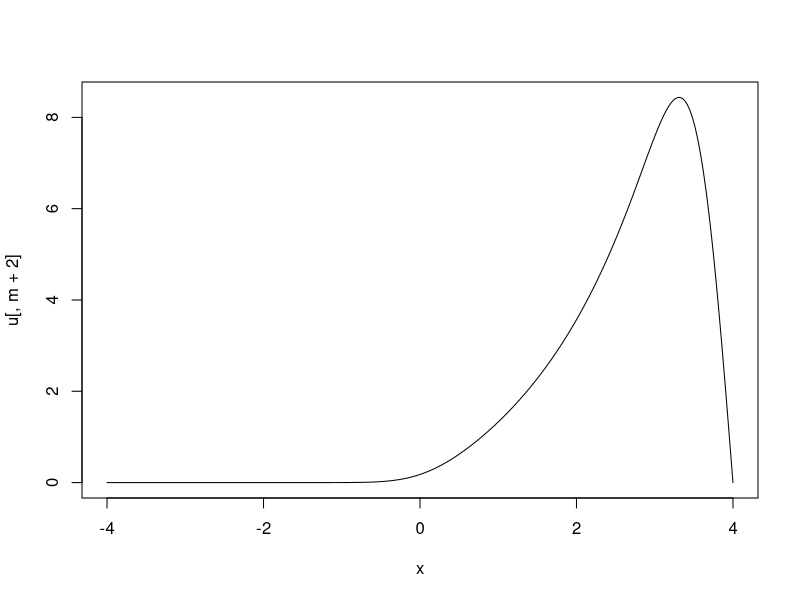
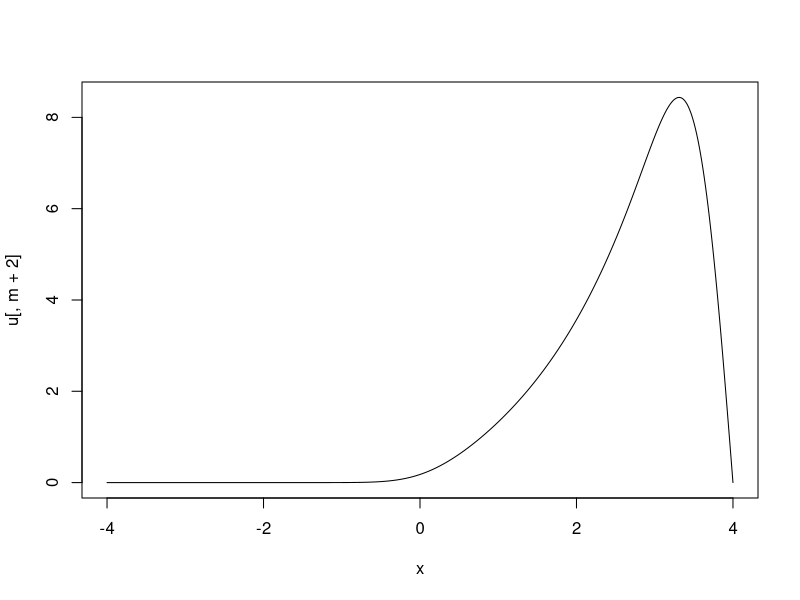
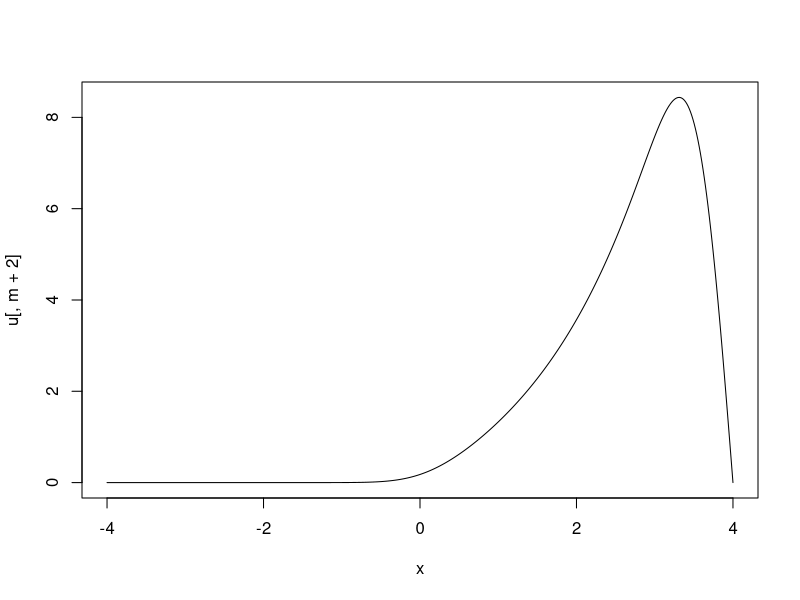
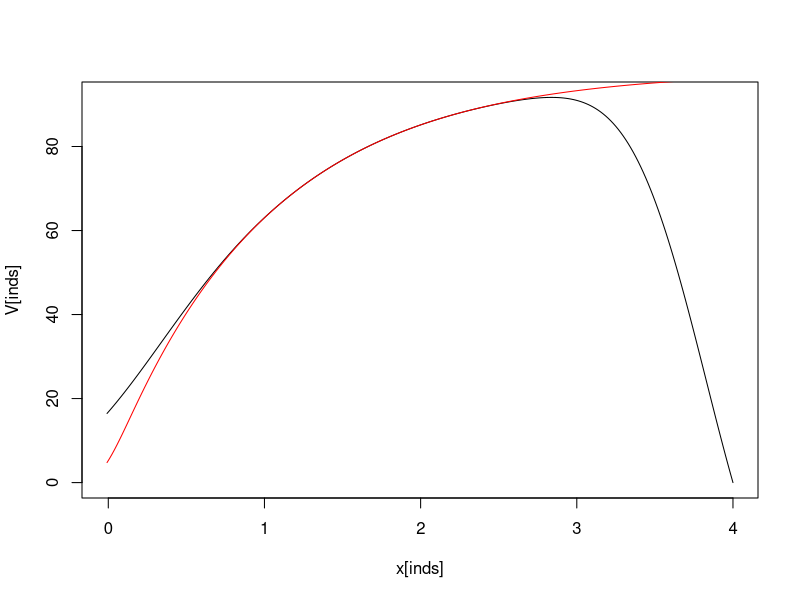

Recreate these plots in R, in order.
S = 100
n = 500 # number of x values at which u is compute 
xmin = -4
xmax = 4
x = seq(from=xmin, to=xmax, by=(xmax-xmin)/(n+1)) # grid of x
inds = seq(from=n+2, to = 1, by=-1) 
K = S/exp(-x[inds])
T = 1 #Time to maturity, assume t=0 so T-t=T
m = 1000 # number of time discretisations
r = 0.05; 
d = 0.02;
rd = r-d;
sigma = 0.4
s2 = sigma^2
tau = 0.5*T*s2
t =  seq(from = 0, to=tau, by=tau/(m+1)) # time grid
a = -0.5*(-1+(2*rd/s2) )
b = -0.25*((-1+(2*rd/s2) )^2) -(2*r/s2)
dt = t[2]-t[1] #delta t
dx = x[2]-x[1] #delta x
lambda = dt/(dx*dx)
lambda
u = matrix(nrow=n+2,ncol=m+2)
u[,1] = exp(0.5*(-1+(2*rd/s2))*x)*pmax(exp(x)-1,0)
u[1,1:m+2] = 0
u[n+2,1:m+2] = 0

###################
# EXPLICIT SCHEME #
###################

A = (1-2*lambda)*diag(n)
for (i in 2:n-1){
    A[i,i-1]=lambda;
    A[i,i+1]=lambda;
}
A[1,2] = lambda
A[n,n-1] = lambda
for (j  in 1:(m+1)){
	u[2:(n+1),j+1]=A %*% u[2:(n+1),j];
}

plot(x,u[,m+2],type="l")


###################
# IMPLICIT SCHEME #
###################

A = (1+2*lambda)*diag(n)
for (i in 2:n-1){
    A[i,i-1]=-lambda;
    A[i,i+1]=-lambda;
}
A[1,2] = -lambda
A[n,n-1] = -lambda
Ainv = solve(A)
for (j  in 1:(m+1)){
	u[2:(n+1),j+1]=Ainv %*% u[2:(n+1),j];
}
plot(x,u[,m+2],type="l")

#############
# CN SCHEME #
#############

A = (1+lambda)*diag(n)
for (i in 2:n-1){
    A[i,i-1]=-lambda/2;
    A[i,i+1]=-lambda/2;
}
A[1,2] = -lambda/2
A[n,n-1] = -lambda/2
Ainv = solve(A)
B = (1-lambda)*diag(n)
for (i in 2:n-1){
    B[i,i-1]=lambda/2;
    B[i,i+1]=lambda/2;
}
B[1,2] = lambda/2
B[n,n-1] = lambda/2
C = Ainv %*% B
for (j  in 1:(m+1)){
	u[2:(n+1),j+1]=C %*% u[2:(n+1),j];
}

plot(x,u[,m+2],type="l")

###############################
# Check against exact formula #
###############################

#Calculate BS formula
sst = sigma*sqrt(tau)
d1 = (log(S/K) + rd + tau )/sst
d2 = d1 - sst
AnPrice = ( S*exp(-d*T)*pnorm(d1) ) - (K*exp(-r*T)*pnorm(d2)  )

#transform to numerical solution of BS - PDS 
V = exp(a*x+b*tau) * u[,m+2] * K

#plot
istart=round(0.5*n + 1)
iend = 2*istart
inds=seq(from=istart, to=iend, by=1) 
plot(x[inds],V[inds],type="l")
lines(x[inds],AnPrice[inds],col="red")


